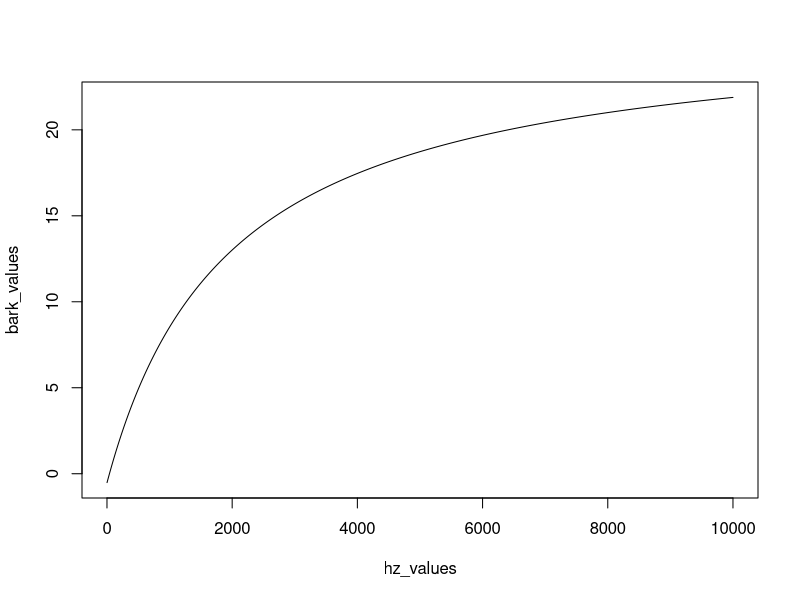

Recreate this plot in R. (Note: this script raises an error after producing the figure.)
# Sam Kirkham 2020-10-21
# A quick demo for lancasteR4ds group: on using functions and plotting

### A quick intro to functions ###

# here's the formula to convert Hertz to Bark scale
# ((26.81 * freq_hz) / (1960 + freq_hz)) - 0.53

# let's do this on some formants
# let's use some formants of a neutral vocal tract(i.e. F1 = 500 Hz, F2 = 1500 Hz, F3 = 2500 Hz, etc). We just substitue the above 'freq_hz' with the relevant formant value
((26.81 * 500) / (1960 + 500)) - 0.53
((26.81 * 1500) / (1960 + 1500)) - 0.53
((26.81 * 2500) / (1960 + 2500)) - 0.53

# however, it's quite tedious copying and pasting like the above, and we could also end up making an error somewhere

# instead, we can write a function 'bark()' to reduce code repetition
# inside the 'function()' are the arguments that our function takes. You'll see within the function code that 'freq_hz' is a variable that takes on whatever value we give it when we run the 'bark()' function
bark <- function(freq_hz){
  ((26.81 * freq_hz) / (1960 + freq_hz)) - 0.53
}

# now we can run bark function on different formant values
bark(500)
bark(1500)
bark(2500)

# or we can run the function on a list of numbers
bark(c(500, 1500, 2500))

# to illustrate this further, let's generate 10,000 Hz values (from 1-10,000 Hz)
hz_values <- c(1:10000)

# now let's convert all of those Hz values to Bark values
bark_values <- bark(hz_values)

# plot hz/bark values to examine the relationship between the two scales
# note: I've done this plot in base R as it's so simple and I was doing this live
plot(hz_values, bark_values, type = "l")


### Now let's do a basic plot within a function ###

# let's assume we want to make a plot and test out different colours and titles

# let's do a scatterplot in blue
ggplot(cars) +
  aes(x = speed, y = dist) +
  geom_point(colour = "blue") +
  ggtitle("This is a plot in blue")

# let's do a scatterplot in green
ggplot(cars) +
  aes(x = speed, y = dist) +
  geom_point(colour = "green") +
  ggtitle("This is a plot in green")

# let's do a scatterplot in red
ggplot(cars) +
  aes(x = speed, y = dist) +
  geom_point(colour = "red") +
  ggtitle("This is a plot in red")


# the above is fairly tedious
# instead of copy/paste, let's do a function
my.plot <- function(df, colour, title){
  ggplot(df) +
    aes(x = speed, y = dist) +
    geom_point(colour = colour) +
    ggtitle(title)
}

# run function to generate plots we made above
# this results in less code, as 4 lines for each plot has been reduced to 1
my.plot(cars, "blue", "This is a plot in blue")
my.plot(cars, "green", "This is a plot in green")
my.plot(cars, "red", "This is a plot in red")

# note you could also go further using R's apply functions, which would allow you to loop the my.plot function over a list of colours. This would avoid having to copy paste the my.plot function 4 times and make it more replicable and adaptable. I'll show something like that in the future.